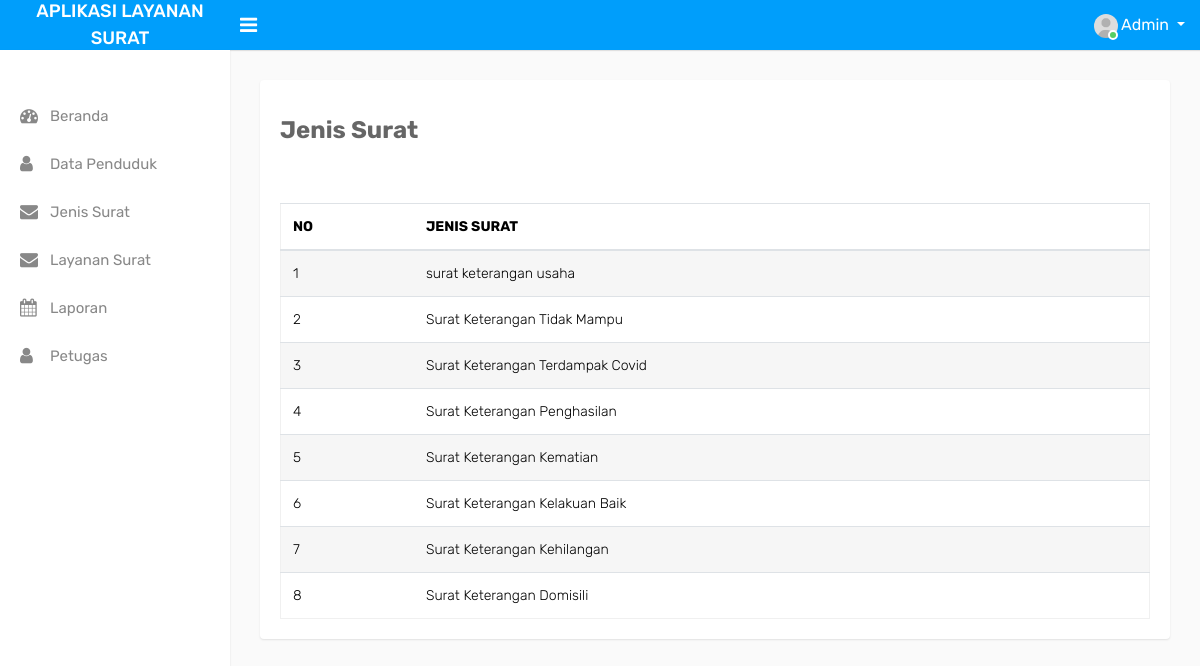
The page /jenissurat/ (signed in) on the database its author committed.
### surat/models.py (models this page shows, shortened)
class Jenis_Surat(models.Model):
    JENIS_SURAT = models.CharField(max_length=50, blank=True, null=True)
    class Meta:
        verbose_name_plural ="Jenis_Surat"

### surat/decorators.py (the view)
        def perubahan_halaman(request, *args, **kwargs):
            group = None
            if request.user.groups.exists():
                group = request.user.groups.all()[0].name
            if group in yang_diizinkan :
                return fungsi_awal(request, *args, **kwargs)
            else:
                return HttpResponse('<h2><center>Anda Tidak Dijikankan Ke Tampilam ini</center></h2>')

### surat/views.py (called while the page is built)
@login_required(login_url='login')
@ijinkan_pengguna(yang_diizinkan=['petugas'])
def jenissurat(request):
    list_jenissurat = Jenis_Surat.objects.order_by('-JENIS_SURAT')
    context = {
        "menu" : 'Jenis',
        "page" : 'Jenis Surat',
        "tampil" : list_jenissurat,
    }
    return render(request, 'surat/jenissurat.html', context)

### surat/templates/surat/jenissurat.html (shortened to what this page needs)
{% extends "base.html" %}
{% load static %}
{% block content %}
<div class="page-wrapper">
    <div class="content">
        <div class="row">
            <div class="col-sm-12">
                <div class="card-box">
                    <div class="card-block">
                        <p><strong>
                                <h3>Jenis Surat</h3>
                            </strong></p>
                        <br>
                        <br>
                        <div class="card-block">
                            <table class="table table-striped mb-0 ">
                                <thead class="thead-default">
                                    <tr>
                                        <th>NO</th>
                                        <th>JENIS SURAT</th>
                                    </tr>
                                </thead>
                                <tbody>
                                    {% for jenissurat in tampil%}
                                    <tr>
                                        <td>{{forloop.counter}}</td>
                                        <td>{{jenissurat.JENIS_SURAT}}</td>
                                    </tr>
                                    {% empty %}
                                    <tr>
                                        <td colspan="17" align="center"> Data Masih Kosong</td>
                                    </tr>
                                    {% endfor %}
                                </tbody>
                            </table>
                        </div>
                    </div>
                </div>
            </div>
        </div>
    </div>
</div>
{% endblock content %}

### templates/base.html (shortened to what this page needs)
{% load static %}
<!DOCTYPE html>
<html lang="en">
<head>
    <link rel="stylesheet" type="text/css" href="{%static 'public/assets/css/bootstrap.min.css'%}">
    <link rel="stylesheet" type="text/css" href="{%static 'public/assets/css/font-awesome.min.css'%}">
    <link rel="stylesheet" type="text/css" href="{%static 'public/assets/css/style.css'%}">
</head>
<body>
    <div class="main-wrapper">
        <div class="header">
            <div class="header-left">
                <a href="index-2.html" class="logo">
                    <span>APLIKASI LAYANAN SURAT</span>
                </a>
            </div>
            <a id="toggle_btn" href="javascript:void(0);"><i class="fa fa-bars"></i></a>
            <ul class="nav user-menu float-right">
                <li class="nav-item dropdown has-arrow">
                    <a href="#" class="dropdown-toggle nav-link user-link" data-toggle="dropdown">
                        <span class="user-img">
                            <img class="rounded-circle" src="{%static 'public/assets/img/user.jpg'%}" width="24"
                                alt="Admin">
                            <span class="status online"></span>
                        </span>
                        <span>Admin</span>
                    </a>
                </li>
            </ul>
        </div>
        {% include "navbar.html"%}
        {% block content %}
        {% endblock content %}
    </div>
</html>

### templates/navbar.html
{% load static%}
<div class="sidebar " id="sidebar"  >
    <div class="sidebar-inner slimscroll ">
        <div id="sidebar-menu" class="sidebar-menu">
            <br>
            <br>
            <ul class="side-menu metismenu">
                <li>
                    <a class="active" href="{% url 'beranda' %}"><i class="sidebar-item-icon fa fa-dashboard"></i>
                        <span class="nav-label">Beranda</span>
                    </a>
                </li>
                <li>
                    <a class="active" href="{% url 'penduduk' %}"><i class="sidebar-item-icon fa fa-user"></i>
                        <span class="nav-label">Data Penduduk</span>
                    </a>
                </li>
                <li>
                    <a class="active" href="{% url 'jenissurat' %}"><i class="sidebar-item-icon fa fa-envelope"></i>
                        <span class="nav-label">Jenis Surat</span>
                    </a>
                </li>
                <li>
                    <a class="active" href="{% url 'layanansurat' %}"><i class="sidebar-item-icon  fa fa-envelope"></i>
                        <span class="nav-label">Layanan Surat</span>
                    </a>
                </li>
                <li>
                    <a class="active" href="{% url 'surat' %}"><i class="sidebar-item-icon fa fa-calendar "></i>
                        <span class="nav-label">Laporan</span>
                    </a>
                </li>
                <li>
                    <a class="active" href="{% url 'petugas' %}"><i class="sidebar-item-icon fa fa-user"></i>
                        <span class="nav-label">Petugas</span>
                    </a>
                </li>
        </div>
    </div>
</div>

### rows shown on the page
Jenis_Surat: JENIS_SURAT "surat keterangan usaha"
Jenis_Surat: JENIS_SURAT "Surat Keterangan Tidak Mampu"
Jenis_Surat: JENIS_SURAT "Surat Keterangan Terdampak Covid"
Jenis_Surat: JENIS_SURAT "Surat Keterangan Penghasilan"
Jenis_Surat: JENIS_SURAT "Surat Keterangan Kematian"
Jenis_Surat: JENIS_SURAT "Surat Keterangan Kelakuan Baik"
Jenis_Surat: JENIS_SURAT "Surat Keterangan Kehilangan"
Jenis_Surat: JENIS_SURAT "Surat Keterangan Domisili"
